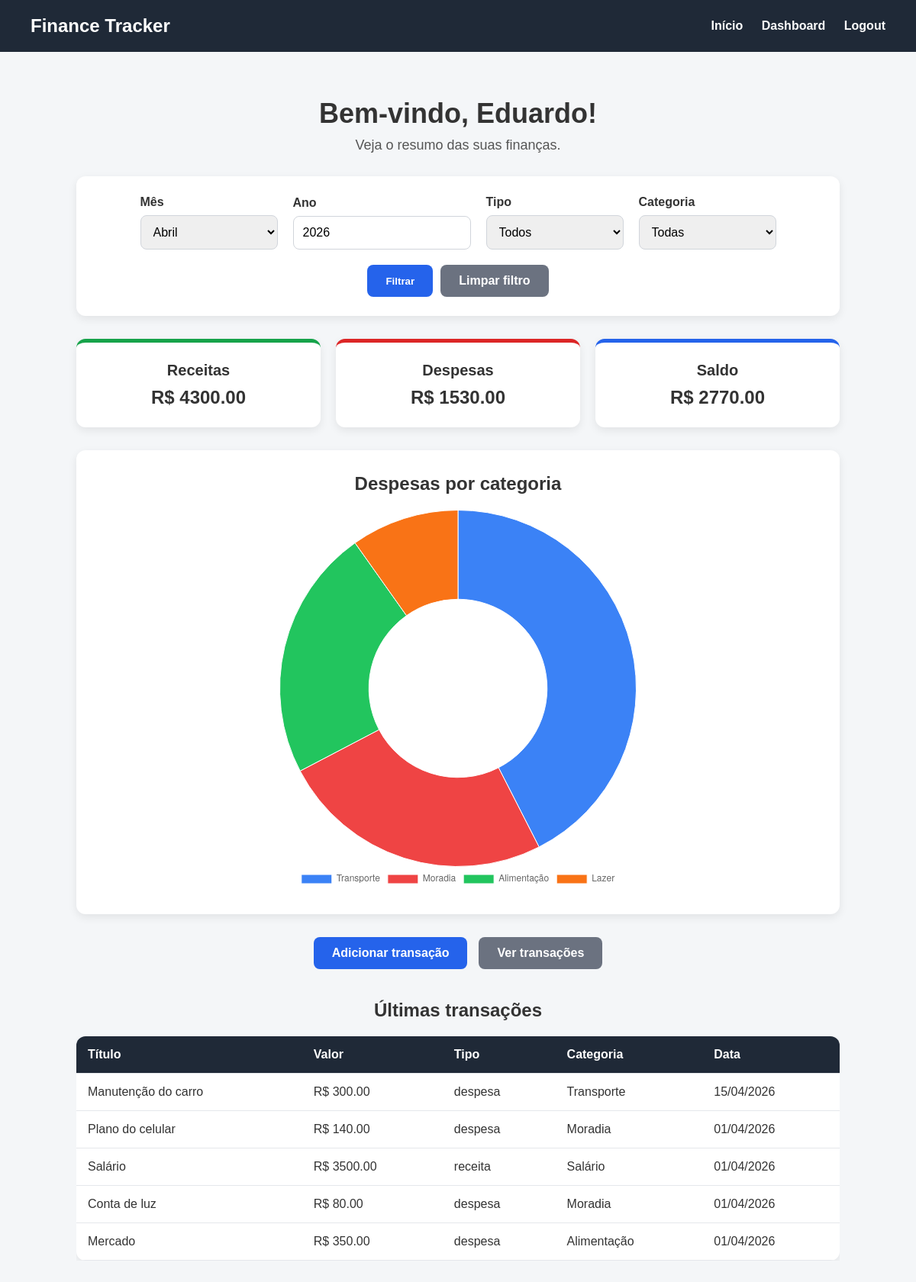
The page /dashboard (signed in) on the database its author committed.
### app.py (models this page shows)
class Transaction(db.Model):
    id = db.Column(db.Integer, primary_key=True)
    title = db.Column(db.String(150), nullable=False)
    amount = db.Column(db.Float, nullable=False)
    type = db.Column(db.String(20), nullable=False)
    category = db.Column(db.String(100), nullable=False)
    date = db.Column(db.Date, nullable=False, default=datetime.utcnow)
    description = db.Column(db.Text, nullable=True)
    is_recurring = db.Column(db.Boolean, default=False)
    recurrence_type = db.Column(db.String(20), nullable=True)
    user_id = db.Column(db.Integer, db.ForeignKey("user.id"), nullable=False)

### app.py (the view)
@app.route("/dashboard")
def dashboard():
    if "user_id" not in session:
        flash("Faça login para acessar o dashboard.")
        return redirect(url_for("login"))
    current_date = datetime.today()
    selected_month = request.args.get("month", default=current_date.month, type=int)
    selected_year = request.args.get("year", default=current_date.year, type=int)
    selected_type = request.args.get("type", default="")
    selected_category = request.args.get("category", default="")
    raw_transactions = Transaction.query.filter_by(
        user_id=session["user_id"]
    ).order_by(Transaction.date.desc()).all()
    monthly_transactions = build_effective_transactions(
        raw_transactions,
        selected_month,
        selected_year
    )
    filtered_transactions = monthly_transactions
    if selected_type:
        filtered_transactions = [
            transaction for transaction in filtered_transactions
            if transaction.type == selected_type
        ]
    if selected_category:
        filtered_transactions = [
            transaction for transaction in filtered_transactions
            if transaction.category == selected_category
        ]
    total_income = sum(
        transaction.amount for transaction in filtered_transactions
        if transaction.type == "receita"
    )
    total_expense = sum(
        transaction.amount for transaction in filtered_transactions
        if transaction.type == "despesa"
    )
    balance = total_income - total_expense
    recent_transactions = filtered_transactions[:5]
    expense_by_category = {}
    for transaction in filtered_transactions:
        if transaction.type == "despesa":
            category = transaction.category
            if category in expense_by_category:
                expense_by_category[category] += transaction.amount
            else:
                expense_by_category[category] = transaction.amount
    chart_labels = list(expense_by_category.keys())
    chart_values = list(expense_by_category.values())
    available_categories = sorted(
        list({transaction.category for transaction in monthly_transactions})
    )
    return render_template(
        "dashboard.html",
        username=session["username"],
        total_income=total_income,
        total_expense=total_expense,
        balance=balance,
        recent_transactions=recent_transactions,
        selected_month=selected_month,
        selected_year=selected_year,
        selected_type=selected_type,
        selected_category=selected_category,
        available_categories=available_categories,
        chart_labels=chart_labels,
        chart_values=chart_values
    )

### templates/dashboard.html (shortened to what this page needs)
{% extends "base.html" %}
{% block content %}
<section class="dashboard-header">
    <h1>Bem-vindo, {{ username }}!</h1>
    <p>Veja o resumo das suas finanças.</p>
</section>
<section class="filter-section">
    <form method="GET" action="{{ url_for('dashboard') }}" class="filter-form">
        <div class="filter-group">
            <label for="month">Mês</label>
            <select id="month" name="month">
                <option value="4" {% if selected_month == 4 %}selected{% endif %}>Abril</option>
            </select>
        </div>
        <div class="filter-group">
            <label for="year">Ano</label>
            <input
                type="number"
                id="year"
                name="year"
                placeholder="Ex: 2026"
                value="{{ selected_year }}"
            >
        </div>
        <div class="filter-group">
            <label for="type">Tipo</label>
            <select id="type" name="type">
                <option value="">Todos</option>
            </select>
        </div>
        <div class="filter-group">
            <label for="category">Categoria</label>
            <select id="category" name="category">
                <option value="">Todas</option>
            </select>
        </div>
        <div class="filter-buttons">
            <button type="submit" class="btn">Filtrar</button>
            <a href="{{ url_for('dashboard') }}" class="btn btn-secondary">Limpar filtro</a>
        </div>
    </form>
</section>
<section class="summary-cards">
    <div class="summary-card income-card">
        <h3>Receitas</h3>
        <p>R$ {{ "%.2f"|format(total_income) }}</p>
    </div>
    <div class="summary-card expense-card">
        <h3>Despesas</h3>
        <p>R$ {{ "%.2f"|format(total_expense) }}</p>
    </div>
    <div class="summary-card balance-card">
        <h3>Saldo</h3>
        <p>R$ {{ "%.2f"|format(balance) }}</p>
    </div>
</section>
<section class="chart-section">
    <h2>Despesas por categoria</h2>
    {% if chart_labels and chart_values %}
        <div class="chart-container">
            <canvas id="expenseChart"></canvas>
        </div>
    {% else %}
        <div class="empty-state">
            <p>Não há despesas para gerar o gráfico neste filtro.</p>
        </div>
    {% endif %}
</section>
<section class="dashboard-actions">
    <a href="{{ url_for('add_transaction') }}" class="btn">Adicionar transação</a>
    <a href="{{ url_for('transactions') }}" class="btn btn-secondary">Ver transações</a>
</section>
<section class="recent-transactions">
    <h2>Últimas transações</h2>
    {% if recent_transactions %}
        <div class="table-container">
            <table class="transactions-table">
                <thead>
                    <tr>
                        <th>Título</th>
                        <th>Valor</th>
                        <th>Tipo</th>
                        <th>Categoria</th>
                        <th>Data</th>
                    </tr>
                </thead>
                <tbody>
                    {% for transaction in recent_transactions %}
                        <tr>
                            <td>{{ transaction.title }}</td>
                            <td>R$ {{ "%.2f"|format(transaction.amount) }}</td>
                            <td>{{ transaction.type }}</td>
                            <td>{{ transaction.category }}</td>
                            <td>{{ transaction.date.strftime("%d/%m/%Y") }}</td>
                        </tr>
                    {% endfor %}
                </tbody>
            </table>
        </div>
    {% else %}
        <div class="empty-state">
            <p>Nenhuma transação encontrada para esse filtro.</p>
            <a href="{{ url_for('add_transaction') }}" class="btn">Adicionar transação</a>
        </div>
    {% endif %}
</section>
{% if chart_labels and chart_values %}
<script>
    const chartLabels = {{ chart_labels|tojson }};
    const chartValues = {{ chart_values|tojson }};
    const categoryColors = {
        "Alimentação": "#22c55e",
        "Transporte": "#3b82f6",
        "Moradia": "#ef4444",
        "Saúde": "#a855f7",
        "Educação": "#eab308",
        "Lazer": "#f97316",
        "Salário": "#16a34a",
        "Freelance": "#64748b",
        "Outros": "#06b6d4"
    };
    const backgroundColors = chartLabels.map(label => categoryColors[label] || "#94a3b8");
    const ctx = document.getElementById("expenseChart").getContext("2d");
    new Chart(ctx, {
        type: "doughnut",
        data: {
            labels: chartLabels,
            datasets: [{
                label: "Despesas por categoria",
                data: chartValues,
                backgroundColor: backgroundColors,
                borderWidth: 1
            }]
        },
        options: {
            responsive: true,
            plugins: {
                legend: {
                    position: "bottom"
                }
            }
        }
    });
</script>
{% endif %}
{% endblock %}

### static/style.css (style rules this page uses)
* { margin: 0; padding: 0; box-sizing: border-box; }
body { font-family: Arial, sans-serif; background-color: #f4f6f8; color: #333; }
.btn { display: inline-block; background-color: #2563eb; color: white; padding: 12px 24px; text-decoration: none; border-radius: 8px; font-weight: bold; border: none; cursor: pointer; }
.btn-secondary { background-color: #6b7280; }
.table-container { overflow-x: auto; }
.transactions-table { width: 100%; border-collapse: collapse; background-color: white; border-radius: 12px; overflow: hidden; box-shadow: 0 4px 12px rgba(0, 0, 0, 0.08); }
.transactions-table th, .transactions-table td { padding: 15px; text-align: left; border-bottom: 1px solid #e5e7eb; }
.transactions-table th { background-color: #1f2937; color: white; }
.dashboard-header { text-align: center; margin-bottom: 30px; }
.dashboard-header h1 { margin-bottom: 10px; font-size: 36px; }
.dashboard-header p { color: #555; font-size: 18px; }
.summary-cards { display: grid; grid-template-columns: repeat(auto-fit, minmax(220px, 1fr)); gap: 20px; margin-bottom: 30px; }
.summary-card { background-color: white; padding: 25px; border-radius: 12px; box-shadow: 0 4px 12px rgba(0, 0, 0, 0.08); text-align: center; }
.summary-card h3 { margin-bottom: 10px; font-size: 20px; }
.summary-card p { font-size: 24px; font-weight: bold; }
.income-card { border-top: 5px solid #16a34a; }
.expense-card { border-top: 5px solid #dc2626; }
.balance-card { border-top: 5px solid #2563eb; }
.dashboard-actions { display: flex; justify-content: center; gap: 15px; flex-wrap: wrap; margin-bottom: 40px; }
.recent-transactions h2 { text-align: center; margin-bottom: 20px; }
.filter-section { background-color: white; padding: 25px; border-radius: 12px; box-shadow: 0 4px 12px rgba(0, 0, 0, 0.08); margin-bottom: 30px; }
.filter-form { display: flex; flex-wrap: wrap; gap: 20px; align-items: end; justify-content: center; }
.filter-group { display: flex; flex-direction: column; min-width: 180px; }
.filter-group label { margin-bottom: 8px; font-weight: bold; }
.filter-group select, .filter-group input { padding: 12px; border: 1px solid #d1d5db; border-radius: 8px; font-size: 16px; }
.filter-buttons { display: flex; gap: 10px; flex-wrap: wrap; }
.chart-section { background-color: white; padding: 30px; border-radius: 12px; box-shadow: 0 4px 12px rgba(0, 0, 0, 0.08); margin-bottom: 30px; }
.chart-section h2 { text-align: center; margin-bottom: 20px; }
.chart-container { max-width: 500px; margin: 0 auto; }

### rows shown on the page
Transaction: amount "300.00"
Transaction: amount "140.00"
Transaction: amount "3500.00"
Transaction: amount "80.00"
Transaction: amount "350.00"

### other values the page prints
{{ "%.2f"|format(total_income) }} "4300.00"
{{ "%.2f"|format(total_expense) }} "1530.00"
{{ "%.2f"|format(balance) }} "2770.00"
{{ transaction.date.strftime("%d/%m/%Y") }} "01/04/2026" "01/04/2026" "01/04/2026" "01/04/2026"
chart data {{ chart_values|tojson }} [650.0, 380.0, 350.0, 150.0]
